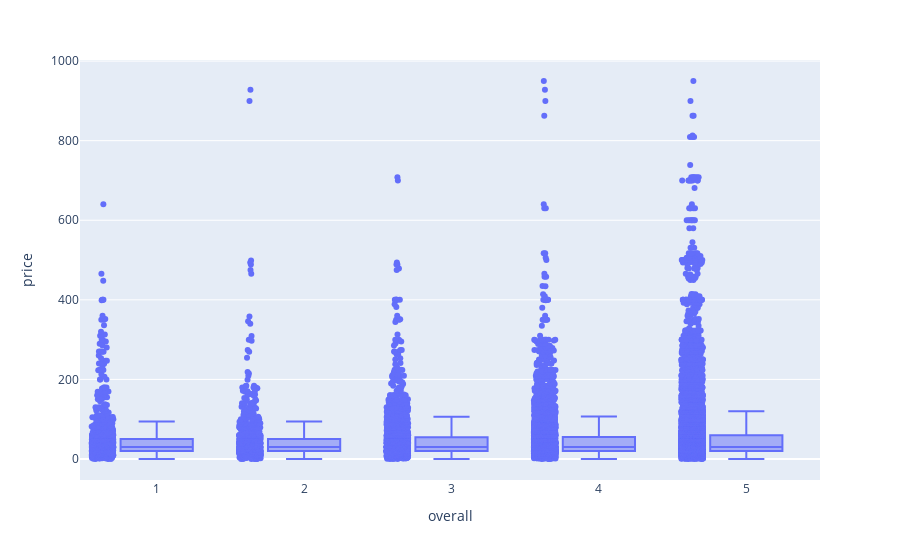

This figure's notebook cell:
### Markdown cell above
I see that you have a density plot for price, but you can maybe try adding dimensionality to plots with aggregations. Most of the time, a simple density plot will not bring a lot of data insights to stakeholders. 
More dimension and break downs will convince your target audience 

Interesting enough, expensive products are rated higher ! Product Quality?!

### Code cell
import plotly.express as px

values = []
for i in [1,2]:
    values.append(df_merged.loc[df_merged.overall==i].price.to_numpy())

group_labels = ['Group 1', 'Group 2', 'Group 3', 'Group 4', 'Group 5']
# lets sample. Too naive to plot raw data points - its too large
fig = px.box(df_merged.sample(frac=0.1), x="overall", y="price", points="all")
fig

### Figure 1 — Plotly figure (JSON) as saved in the notebook; plotly's stock layout.template omitted (floating-point values rounded to 4 significant figures; data arrays with more than 128 entries replaced by an {"elided": "..."} marker saying what was removed)
{"data": [{"alignmentgroup": "True", "boxpoints": "all", "hovertemplate": "overall=%{x}<br>price=%{y}<extra></extra>", "legendgroup": "", "marker": {"color": "#636efa"}, "name": "", "notched": false, "offsetgroup": "", "orientation": "v", "showlegend": false, "type": "box", "x": {"elided": "18312 int values"}, "x0": " ", "xaxis": "x", "y": {"elided": "18312 float values"}, "y0": " ", "yaxis": "y"}], "layout": {"boxmode": "group", "legend": {"tracegroupgap": 0}, "margin": {"t": 60}, "xaxis": {"anchor": "y", "domain": [0, 1], "title": {"text": "overall"}}, "yaxis": {"anchor": "x", "domain": [0, 1], "title": {"text": "price"}}}}
